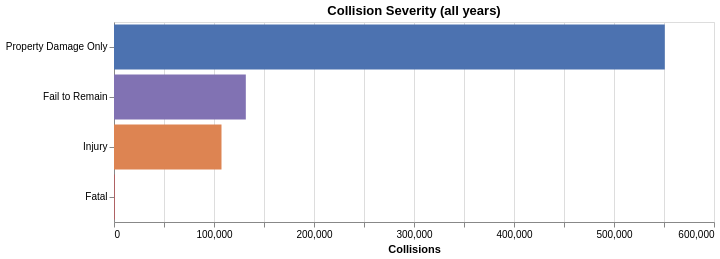

Write notebook code for a chart like this one.
### Markdown cell above
## 6. Collision Severity Breakdown

### Code cell
severity = (
    df.filter(pl.col("OCC_YEAR") < 2026)
    .with_columns(
        pl.when(pl.col("FATALITIES") > 0)
        .then(pl.lit("Fatal"))
        .when(pl.col("INJURY_COLLISIONS"))
        .then(pl.lit("Injury"))
        .when(pl.col("FTR_COLLISIONS"))
        .then(pl.lit("Fail to Remain"))
        .otherwise(pl.lit("Property Damage Only"))
        .alias("severity")
    )
    .group_by("severity")
    .agg(pl.len().alias("count"))
    .with_columns((pl.col("count") / pl.col("count").sum() * 100).round(1).alias("pct"))
    .sort("count", descending=True)
)
display(severity)

alt.Chart(severity).mark_bar().encode(
    x=alt.X("count:Q", title="Collisions"),
    y=alt.Y("severity:N", sort="-x", title=""),
    color=alt.Color(
        "severity:N",
        legend=None,
        scale=alt.Scale(
            domain=["Fatal", "Injury", "Fail to Remain", "Property Damage Only"],
            range=["#C44E52", "#DD8452", "#8172B3", "#4C72B0"],
        ),
    ),
    tooltip=["severity", "count", alt.Tooltip("pct:Q", title="%", format=".1f")],
).properties(title="Collision Severity (all years)", width=600, height=200)

### Figure 1 — Vega-Lite specification as saved in the notebook (floating-point values rounded to 4 significant figures)
{"config": {"view": {"continuousWidth": 300, "continuousHeight": 300}}, "data": {"name": "data-1568fe4229f8db886ceba2cfd024f35a"}, "mark": {"type": "bar"}, "encoding": {"color": {"field": "severity", "legend": null, "scale": {"domain": ["Fatal", "Injury", "Fail to Remain", "Property Damage Only"], "range": ["#C44E52", "#DD8452", "#8172B3", "#4C72B0"]}, "type": "nominal"}, "tooltip": [{"field": "severity", "type": "nominal"}, {"field": "count", "type": "quantitative"}, {"field": "pct", "format": ".1f", "title": "%", "type": "quantitative"}], "x": {"field": "count", "title": "Collisions", "type": "quantitative"}, "y": {"field": "severity", "sort": "-x", "title": "", "type": "nominal"}}, "height": 200, "title": "Collision Severity (all years)", "width": 600, "$schema": "https://vega.github.io/schema/vega-lite/v6.4.1.json", "datasets": {"data-1568fe4229f8db886ceba2cfd024f35a": [{"severity": "Property Damage Only", "count": 550789, "pct": 69.7}, {"severity": "Fail to Remain", "count": 131819, "pct": 16.7}, {"severity": "Injury", "count": 107497, "pct": 13.6}, {"severity": "Fatal", "count": 658, "pct": 0.1}]}}
